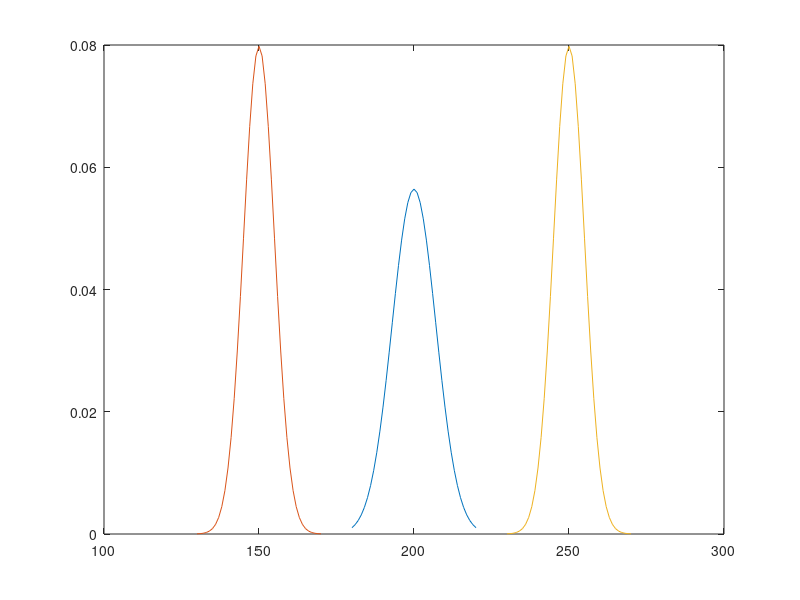

MATLAB code for this plot: (Note: this script raises an error after producing the figure.)
close all;
mu = 200;
sigma = 5;
x = mu+ (-20:1:20)
y = normpdf(x,mu,sigma*sqrt(2))
plot(x,y)
hold on
x = mu-50+ (-20:1:20)
y1 = normpdf(x,mu-50,sigma)
plot(x,y1)

hold on
x = mu+50+ (-20:1:20)
y2 = normpdf(x,mu+50,sigma)
plot(x,y2)
y3 = conv(y1,y2);

hold on 
mu = 200;
x = mu+ (-20:1:20)
plot(x,y3);

pd = makedist('Normal','mu',mu,'sigma',sigma);

y_cdf = cdf(pd,x);
hold on
plot(x,y_cdf)

likelihood = unidpdf(5,4:9)
plot(likelihood)


x = normrnd(61.7,4.487927836,1000,1);
y = normrnd(75,7.5,1000,1);
z = normrnd(82.5,5.04,1000,1);
sumR = x-y-z;
mean(sumR), sqrt(var(sumR))


